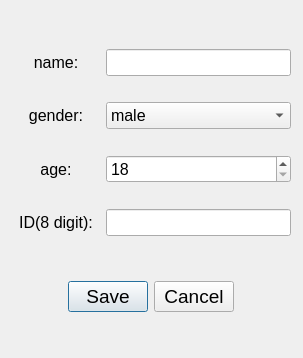
<?xml version="1.0" encoding="UTF-8"?>
<ui version="4.0">
 <class>modify_dialog</class>
 <widget class="QDialog" name="modify_dialog">
  <property name="geometry">
   <rect>
    <x>0</x>
    <y>0</y>
    <width>303</width>
    <height>358</height>
   </rect>
  </property>
  <property name="windowTitle">
   <string>Dialog</string>
  </property>
  <widget class="QWidget" name="layoutWidget">
   <property name="geometry">
    <rect>
     <x>10</x>
     <y>10</y>
     <width>281</width>
     <height>341</height>
    </rect>
   </property>
   <layout class="QVBoxLayout" name="verticalLayout">
    <item>
     <layout class="QGridLayout" name="gridLayout" columnstretch="1,2">
      <property name="horizontalSpacing">
       <number>4</number>
      </property>
      <property name="verticalSpacing">
       <number>26</number>
      </property>
      <item row="2" column="1">
       <widget class="QSpinBox" name="spinBox_age">
        <property name="font">
         <font>
          <pointsize>12</pointsize>
         </font>
        </property>
        <property name="minimum">
         <number>18</number>
        </property>
        <property name="maximum">
         <number>30</number>
        </property>
       </widget>
      </item>
      <item row="1" column="0">
       <widget class="QLabel" name="label_2">
        <property name="font">
         <font>
          <pointsize>12</pointsize>
         </font>
        </property>
        <property name="text">
         <string>gender:</string>
        </property>
        <property name="alignment">
         <set>Qt::AlignCenter</set>
        </property>
       </widget>
      </item>
      <item row="3" column="1">
       <widget class="QLineEdit" name="lineEdit_id">
        <property name="font">
         <font>
          <pointsize>12</pointsize>
         </font>
        </property>
        <property name="maxLength">
         <number>8</number>
        </property>
       </widget>
      </item>
      <item row="0" column="0">
       <widget class="QLabel" name="label">
        <property name="font">
         <font>
          <pointsize>12</pointsize>
         </font>
        </property>
        <property name="text">
         <string>name:</string>
        </property>
        <property name="alignment">
         <set>Qt::AlignCenter</set>
        </property>
       </widget>
      </item>
      <item row="1" column="1">
       <widget class="QComboBox" name="comboBox_gender">
        <property name="font">
         <font>
          <pointsize>12</pointsize>
         </font>
        </property>
        <property name="currentIndex">
         <number>0</number>
        </property>
        <item>
         <property name="text">
          <string>male</string>
         </property>
        </item>
        <item>
         <property name="text">
          <string>female</string>
         </property>
        </item>
       </widget>
      </item>
      <item row="3" column="0">
       <widget class="QLabel" name="label_4">
        <property name="font">
         <font>
          <pointsize>12</pointsize>
         </font>
        </property>
        <property name="text">
         <string>ID(8 digit):</string>
        </property>
        <property name="alignment">
         <set>Qt::AlignCenter</set>
        </property>
       </widget>
      </item>
      <item row="2" column="0">
       <widget class="QLabel" name="label_3">
        <property name="font">
         <font>
          <pointsize>12</pointsize>
         </font>
        </property>
        <property name="text">
         <string>age:</string>
        </property>
        <property name="alignment">
         <set>Qt::AlignCenter</set>
        </property>
       </widget>
      </item>
      <item row="0" column="1">
       <widget class="QLineEdit" name="lineEdit_name">
        <property name="font">
         <font>
          <pointsize>12</pointsize>
         </font>
        </property>
        <property name="maxLength">
         <number>30</number>
        </property>
       </widget>
      </item>
     </layout>
    </item>
    <item>
     <widget class="QDialogButtonBox" name="buttonBox">
      <property name="font">
       <font>
        <pointsize>14</pointsize>
       </font>
      </property>
      <property name="orientation">
       <enum>Qt::Horizontal</enum>
      </property>
      <property name="standardButtons">
       <set>QDialogButtonBox::Cancel|QDialogButtonBox::Save</set>
      </property>
      <property name="centerButtons">
       <bool>true</bool>
      </property>
     </widget>
    </item>
   </layout>
  </widget>
 </widget>
 <resources/>
 <connections>
  <connection>
   <sender>buttonBox</sender>
   <signal>rejected()</signal>
   <receiver>modify_dialog</receiver>
   <slot>reject()</slot>
   <hints>
    <hint type="sourcelabel">
     <x>316</x>
     <y>260</y>
    </hint>
    <hint type="destinationlabel">
     <x>286</x>
     <y>274</y>
    </hint>
   </hints>
  </connection>
 </connections>
</ui>
